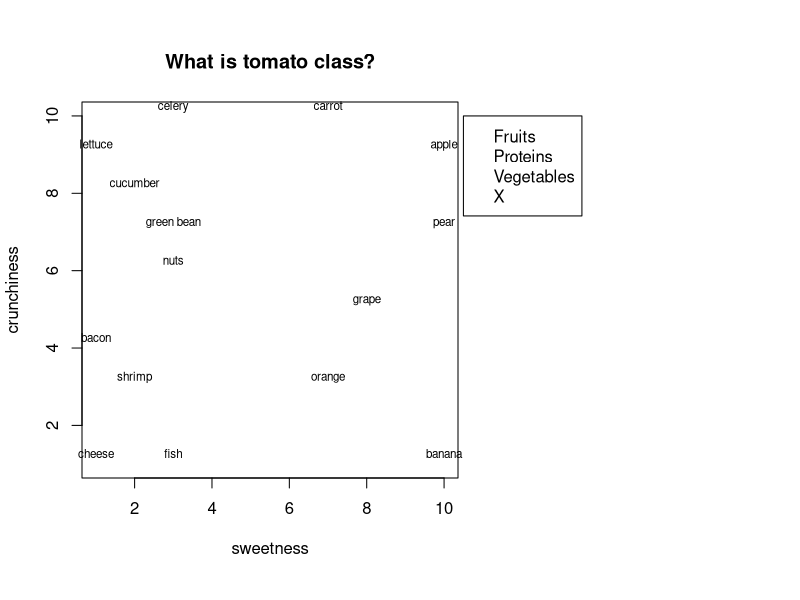
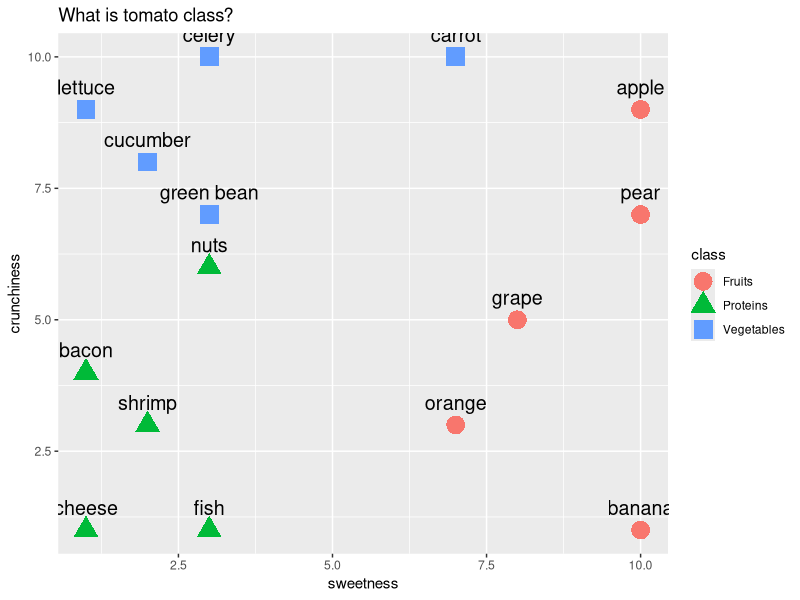

Recreate these plots in R, in order.
#KNN 분류모델로 토마토는 소속이 어디일까?

# food dataframe
ingredient <- c("apple", "bacon", "banana", "carrot","celery", "cheese", "cucumber", "fish",
                "grape", "green bean", "lettuce","nuts", "orange", "pear","shrimp")

sweetness <- c(10,1,10,7,3,1,2,3,8,3,1,3,7,10,2)
crunchiness = c(9,4,1,10,10,1,8,1,5,7,9,6,3,7,3)

class = c("Fruits","Proteins","Fruits","Vegetables","Vegetables","Proteins","Vegetables",
          "Proteins","Fruits","Vegetables","Vegetables","Proteins","Fruits","Fruits","Proteins")



food <- data.frame(ingredient = ingredient,
                   sweetness = sweetness,
                   crunchiness = crunchiness,
                   class = class)

food

tomato <- data.frame(ingredient = "tomato", sweetness = 6, crunchiness = 4)
tomato

library(ggplot2)
par(pty="s")   # par : 파라미터 지정 / pty : plot모형을 "square" 정사각형

#par:파라미터, xpd:모형옮기기, mar:여백설정(아래,왼쪽,위,오른쪽)
par(xpd = T, mar = par()$mar + c(0,0,0,15)) 
plot(food$sweetness,food$crunchiness,
     pch=as.integer(food$class),
     xlab = "sweetness", ylab = "crunchiness", 
     main = "What is tomato class?")

#속성 : pch=food$class,  pch는 모형 지정

# legend 위치 지정 
legend(10.5, 10, c("Fruits", "Proteins", "Vegetables", "X"), pch=as.integer(food$class))
text(food$sweetness, food$crunchiness, 
     labels = food$ingredient, pos = 3, offset = 0.3, cex = 0.7 ) 

# 속성 : pos 글자위치 (1:below, 2:left, 3:above, 4:right), offset 좌표와 얼마나 띄어쓰기, cex 문자크기

ggplot(data=food,aes(x=sweetness,y=crunchiness)) +
  labs(title="What is tomato class?") + 
  geom_point(aes(color=class, shape=class),size=6) +
  geom_text(aes(label=ingredient), vjust=-1, size = 5) 

# 속성 : vjust(수직으로 움직일 거리 (위는 -, 아래는 +), size(문자크기)

#install.packages("dplyr")  #contains knn()

library(class) 
library(dplyr)

# k=1로 두었을 때, 토마토만 예측
# 유클레디안 측정 knn 분류
tmt <- knn(select(food, sweetness, crunchiness), 
           select(tomato,sweetness, crunchiness), 
           food$class, k=1)
tmt  #결과 : Fruits

# 데이터프레임 만들기
# 포도, 완두콩, 오렌지, 토마토를 통해서 예측하기

unknown_data <- data.frame(ingredient = c("grape", "green bean", "orange","tomato"),
                           sweetness = c(8,3,7,6), 
                           crunchiness = c(5,7,3,4))
unknown_data

# 포도, 완두콩, 오렌지, 토마토를 통해서 k=3으로 예측
pred <- knn(select(food, sweetness, crunchiness), 
            select(unknown_data, sweetness, crunchiness), 
            food$class, k=3)
pred  #결과 : Fruits Vegetables Fruits Fruits   

